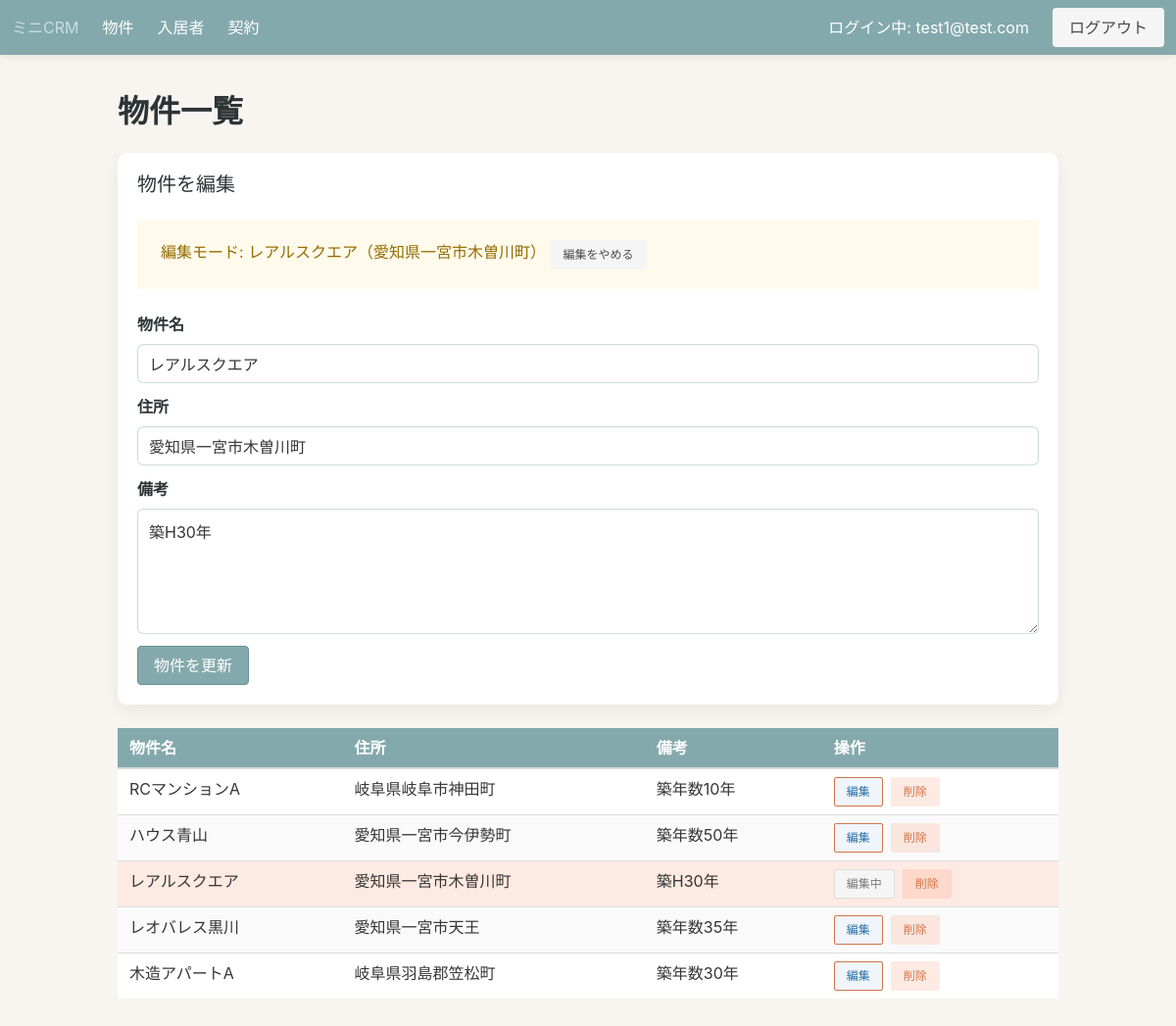
Screenshot of /properties?property_id=5 (signed in) with the database file from the repository.
### app/models.py (models this page shows, shortened)
class TimestampMixin:
    created_at = db.Column(db.DateTime, server_default=db.func.now())
    updated_at = db.Column(
        db.DateTime,
        server_default=db.func.now(),
        onupdate=db.func.now(),
    )

class User(UserMixin, TimestampMixin, db.Model):
    id = db.Column(db.Integer, primary_key=True)
    email = db.Column(db.String(255), unique=True, nullable=False, index=True)
    password_hash = db.Column(db.String(255), nullable=False)
    role = db.Column(db.String(50), default="member", nullable=False)

class Property(TimestampMixin, db.Model):
    id = db.Column(db.Integer, primary_key=True)
    name = db.Column(db.String(120), nullable=False)
    address = db.Column(db.String(255), nullable=False)
    note = db.Column(db.Text, nullable=True)
    leases = db.relationship("Lease", back_populates="property", cascade="all, delete-orphan")
    tenants = db.relationship("Tenant", back_populates="property", cascade="all, delete-orphan")

### app/blueprints/core/routes.py (the view, shortened to what this page needs)
@core_bp.route("/properties", methods=["GET", "POST"])
@login_required
def properties():
    form = PropertyForm()
    delete_form = DeletePropertyForm()
    edit_property_id = request.args.get("property_id", type=int)
    editing_property = None
    if edit_property_id is not None:
        editing_property = Property.query.get(edit_property_id)
        if editing_property:
            form.property_id.data = str(edit_property_id)
            if request.method == "GET":
                form.name.data = editing_property.name
                form.address.data = editing_property.address
                form.note.data = editing_property.note
    form.submit.label.text = "物件を更新" if editing_property else "物件を保存"
    properties_list = Property.query.order_by(Property.name).all()
    delete_forms = {}
    for property_obj in properties_list:
        instance = DeletePropertyForm()
        instance.property_id.data = property_obj.id
        delete_forms[property_obj.id] = instance
    return render_template(
        "core/properties_list.html",
        properties=properties_list,
        form=form,
        delete_forms=delete_forms,
        editing_property=editing_property,
    )

### app/blueprints/core/forms.py
class PropertyForm(FlaskForm):
    property_id = HiddenField(validators=[Optional()])
    name = StringField("物件名", validators=[DataRequired()])
    address = StringField("住所", validators=[DataRequired()])
    note = TextAreaField("備考", validators=[Optional()])
    submit = SubmitField("物件を保存")

class DeletePropertyForm(FlaskForm):
    property_id = HiddenField(validators=[DataRequired()])
    submit = SubmitField("削除")

### app/templates/core/properties_list.html (shortened to what this page needs)
{% extends "base.html" %}
{% block content %}
  <h1 class="title">物件一覧</h1>
  {% include "core/property_form.html" %}
  <table class="table is-fullwidth is-striped">
    <thead>
      <tr>
        <th>物件名</th>
        <th>住所</th>
        <th>備考</th>
        <th>操作</th>
      </tr>
    </thead>
    <tbody>
      {% for property in properties %}
        <tr {% if editing_property and property.id == editing_property.id %}class="has-background-warning-light"{% endif %}>
          <td>{{ property.name }}</td>
          <td>{{ property.address }}</td>
          <td>{{ property.note or "-" }}</td>
          <td>
            <div class="buttons are-small">
              {% if editing_property and property.id == editing_property.id %}
                <span class="button is-static is-light">編集中</span>
              {% else %}
                <a
                  class="button is-info is-light"
                  href="{{ url_for('core.properties', property_id=property.id) }}"
                >編集</a>
              {% endif %}
              <form method="post">
                {{ delete_forms[property.id].submit(class="button is-danger is-light") }}
              </form>
            </div>
          </td>
        </tr>
      {% else %}
        <tr>
          <td colspan="4">物件がまだ登録されていません。</td>
        </tr>
      {% endfor %}
    </tbody>
  </table>
{% endblock %}

### app/templates/base.html (shortened to what this page needs)
<!doctype html>
<html lang="en">
  <head>
    <link
      rel="stylesheet"
      href="https://cdn.jsdelivr.net/npm/bulma@0.9.4/css/bulma.min.css"
    >
    <link rel="stylesheet" href="{{ url_for('static', filename='css/theme.css') }}">
  </head>
  <body>
    <nav class="navbar" role="navigation" aria-label="main navigation">
      <div class="navbar-brand">
        <a class="navbar-item" href="{{ url_for('core.index') }}">ミニCRM</a>
      </div>
      <div class="navbar-menu">
        <div class="navbar-start">
          <a class="navbar-item" href="{{ url_for('core.properties') }}">物件</a>
          <a class="navbar-item" href="{{ url_for('core.tenants') }}">入居者</a>
          <a class="navbar-item" href="{{ url_for('core.leases') }}">契約</a>
        </div>
        <div class="navbar-end">
          {% if current_user.is_authenticated %}
            <div class="navbar-item">ログイン中: {{ current_user.email }}</div>
            <div class="navbar-item">
              <a class="button is-light" href="{{ url_for('auth.logout') }}">ログアウト</a>
            </div>
          {% endif %}
        </div>
      </div>
    </nav>
    <section class="section">
      <div class="container">
        {% block content %}{% endblock %}
      </div>
    </section>
  </body>
</html>

### app/templates/core/property_form.html (shortened to what this page needs)
<div class="box">
  <h2 class="subtitle">{{ '物件を編集' if editing_property else '物件を追加' }}</h2>
  {% if editing_property %}
    <div class="notification is-warning is-light">
      編集モード: {{ editing_property.name }}（{{ editing_property.address }}）
      <a class="button is-small is-light" href="{{ url_for('core.properties') }}">編集をやめる</a>
    </div>
  {% endif %}
  <form method="post">
    <div class="field">
      <label class="label">{{ form.name.label }}</label>
      <div class="control">
        {{ form.name(class="input") }}
      </div>
    </div>
    <div class="field">
      <label class="label">{{ form.address.label }}</label>
      <div class="control">
        {{ form.address(class="input") }}
      </div>
    </div>
    <div class="field">
      <label class="label">{{ form.note.label }}</label>
      <div class="control">
        {{ form.note(class="textarea") }}
      </div>
    </div>
    <div class="field">
      <div class="control">
        {{ form.submit(class="button is-primary") }}
      </div>
    </div>
  </form>
</div>

### app/static/css/theme.css (style rules this page uses)
:root { --crm-background: #f8f5f0; --crm-surface: #ffffff; --crm-text: #2d3436; --crm-muted: #6c7a89; --crm-primary: #84a9ac; --crm-primary-dark: #688f93; --crm-accent: #f08a5d; --crm-accent-dark: #d4744b; --crm-highlight: #c4dfe6; }
html, body { background-color: var(--crm-background); color: var(--crm-text); }
.navbar { background-color: var(--crm-primary); box-shadow: 0 2px 8px rgba(0, 0, 0, 0.08); }
.navbar .navbar-item, .navbar .navbar-link { color: var(--crm-surface); }
.notification { background-color: var(--crm-highlight); color: var(--crm-text); }
.box { background-color: var(--crm-surface); border-radius: 10px; box-shadow: 0 6px 18px rgba(0, 0, 0, 0.06); }
.table thead th { background-color: var(--crm-primary); color: var(--crm-surface); }
.table tbody tr:nth-child(even) { background-color: rgba(196, 223, 230, 0.35); }
.button.is-primary { background-color: var(--crm-primary); border-color: var(--crm-primary-dark); color: var(--crm-surface); }
.button.is-info { background-color: var(--crm-accent); border-color: var(--crm-accent-dark); color: var(--crm-surface); }
.button.is-danger.is-light { background-color: rgba(240, 138, 93, 0.18); color: var(--crm-accent-dark); }
.section { padding-top: 2.5rem; }
.title, .subtitle, label.label { color: var(--crm-text); }
input.input, textarea.textarea, select.select select { border-radius: 6px; border-color: rgba(132, 169, 172, 0.4); background: rgba(255, 255, 255, 0.96); }
.has-background-warning-light { background-color: rgba(240, 138, 93, 0.18) !important; }

### rows the page displays
User: email "test1@test.com"
Property: name "レアルスクエア", address "愛知県一宮市木曽川町", note "築H30年", shows "編集中"
Property: name "RCマンションA", address "岐阜県岐阜市神田町", note "築年数10年"
Property: name "ハウス青山", address "愛知県一宮市今伊勢町", note "築年数50年"
Property: name "レオバレス黒川", address "愛知県一宮市天王", note "築年数35年"
Property: name "木造アパートA", address "岐阜県羽島郡笠松町", note "築年数30年"

### other values shown
{{ '物件を編集' if editing_property else '物件を追加' }} "物件を編集"
